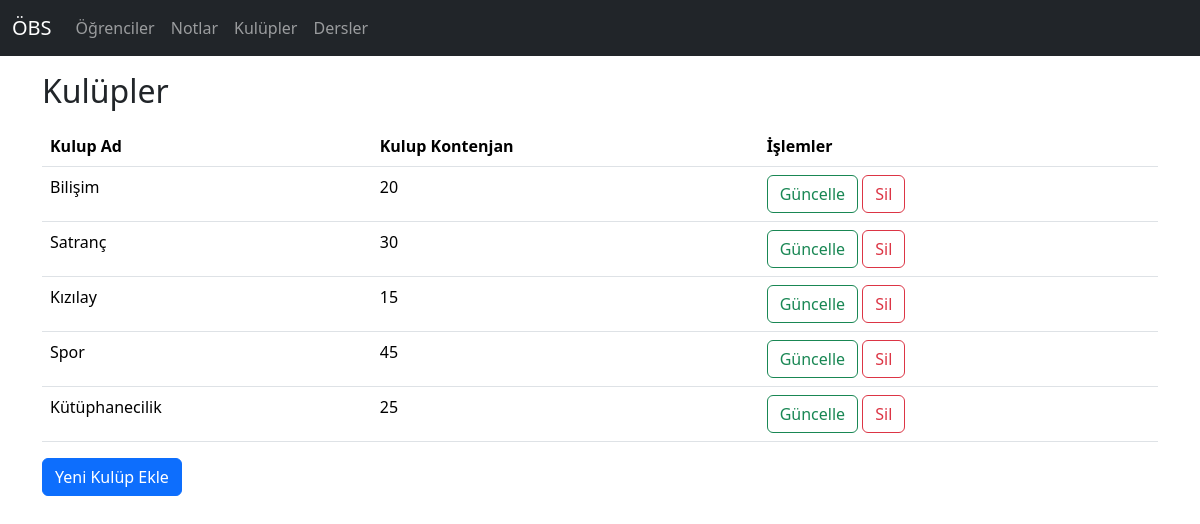
The page /kulupler on the database its author committed.
### ogrenci/models.py (models this page shows, shortened)
class Kulupler(models.Model):
    kulupAd = models.CharField(max_length=50)
    kulupKontenjan = models.IntegerField()

### ogrenci/views.py (the view)
# urls.py: path('kulupler', views.kulupler, name="kulupler"),
def kulupler(request):
    kuluplerListesi = models.Kulupler.objects.all()
    return render(request, "kulupler/index.html", context={
        "kuluplerListesi": kuluplerListesi,
    })

### ogrenci/templates/kulupler/index.html (shortened to what this page needs)
{% extends 'base.html' %}
{% load static %}
{% block content %}
{% include 'kulupler/table.html' %}
{% endblock %}

### ogrenci/templates/kulupler/table.html
<div class="container mt-3">
    <h2>Kulüpler</h2>
    <table class="table table-hover mt-3">
        <thead>
        <tr>
            <th>Kulup Ad</th>
            <th>Kulup Kontenjan</th>
            <th>İşlemler</th>
        </tr>
        </thead>
        <tbody>
        {% for kulupVerisi in kuluplerListesi %}
        <tr>
            <td>{{ kulupVerisi.kulupAd }}</td>
            <td>{{ kulupVerisi.kulupKontenjan }}</td>
            <td>
                <a href="{% url 'kulup_guncelle' kulupVerisi.id %}" class="btn btn-outline-success">Güncelle</a>
                <a href="{% url 'kulup_sil' kulupVerisi.id %}" class="btn btn-outline-danger">Sil</a>
            </td>
        </tr>
        {% endfor %}
        </tbody>
    </table>
    <a href="{% url 'kulup_ekle' %}" type="button" class="btn btn-primary">Yeni Kulüp Ekle</a>
</div>

### rows shown on the page
Kulupler: kulupAd "Bilişim", kulupKontenjan "20"
Kulupler: kulupAd "Satranç", kulupKontenjan "30"
Kulupler: kulupAd "Kızılay", kulupKontenjan "15"
Kulupler: kulupAd "Spor", kulupKontenjan "45"
Kulupler: kulupAd "Kütüphanecilik", kulupKontenjan "25"
